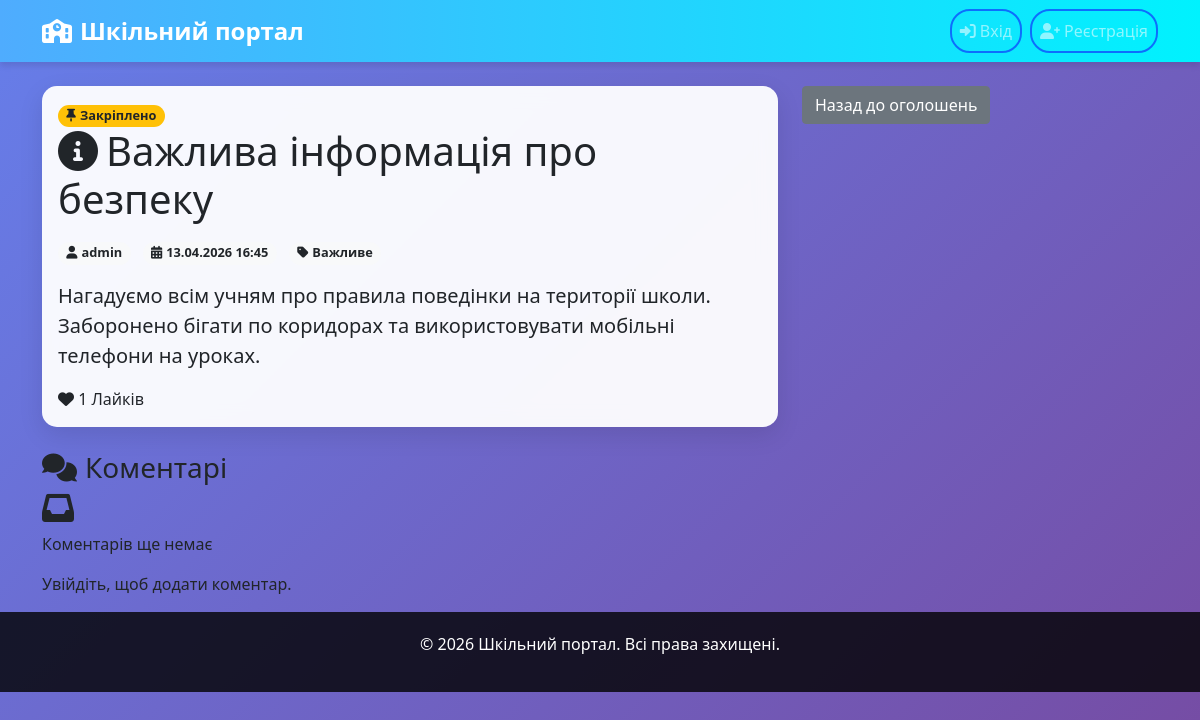
Page /announcements/16/ on the committed database.
### announcements/models.py (models this page shows, shortened)
class Announcement(models.Model):
    title = models.CharField(max_length=200)
    content = models.TextField()
    category = models.ForeignKey(Category, on_delete=models.CASCADE)
    author = models.ForeignKey(User, on_delete=models.CASCADE)
    created_at = models.DateTimeField(auto_now_add=True)
    updated_at = models.DateTimeField(auto_now=True)
    end_date = models.DateField(null=True, blank=True)
    is_pinned = models.BooleanField(default=False)
    file = models.FileField(upload_to='announcements/', blank=True, null=True)
    image = models.ImageField(upload_to='announcements/images/', blank=True, null=True, verbose_name='Зображення')
    class Meta:
        ordering = ['-is_pinned', '-created_at']

class Category(models.Model):
    name = models.CharField(max_length=100, unique=True)
    description = models.TextField(blank=True)

### announcements/views.py (the view)
# urls.py: path('<int:pk>/', views.announcement_detail, name='announcement_detail'),
def announcement_detail(request, pk):
    announcement = get_object_or_404(Announcement, pk=pk)
    comments = announcement.comments.all().order_by('-created_at')
    comment_form = CommentForm()
    liked = False
    if request.user.is_authenticated:
        liked = announcement.likes.filter(user=request.user).exists()
    context = {
        'announcement': announcement,
        'comments': comments,
        'comment_form': comment_form,
        'is_admin': request.user.is_authenticated and request.user.groups.filter(name='Admin').exists(),
        'liked': liked,
    }
    return render(request, 'announcements/detail.html', context)

### announcements/templates/announcements/detail.html (shortened to what this page needs)
{% extends 'announcements/base.html' %}
{% block content %}
<div class="row">
    <div class="col-md-8">
        <div class="card announcement-card">
            <div class="card-body">
                {% if announcement.is_pinned %}
                    <span class="badge bg-warning text-dark"><i class="fas fa-thumbtack me-1"></i>Закріплено</span>
                {% endif %}
                <h1 class="card-title mb-3"><i class="fas fa-info-circle me-2"></i>{{ announcement.title }}</h1>
                <div class="mb-3">
                    <span class="badge bg-light text-dark me-2"><i class="fas fa-user me-1"></i>{{ announcement.author.username }}</span>
                    <span class="badge bg-light text-dark me-2"><i class="fas fa-calendar-alt me-1"></i>{{ announcement.created_at|date:"d.m.Y H:i" }}</span>
                    <span class="badge bg-light text-dark"><i class="fas fa-tag me-1"></i>{{ announcement.category.name }}</span>
                </div>
                <p class="card-text fs-5">{{ announcement.content }}</p>
                <div class="mt-3">
                    <span class="like-btn {% if liked %}liked{% endif %}" id="like-btn" data-liked="{{ liked|yesno:'true,false' }}" data-url="{% url 'toggle_like' announcement.pk %}">
                        <i class="fas fa-heart"></i> <span id="like-count">{{ announcement.likes.count }}</span> Лайків
                    </span>
                </div>
            </div>
        </div>
        <div class="mt-4">
            <h3><i class="fas fa-comments me-2"></i>Коментарі</h3>
            {% if comments %}
                {% for comment in comments %}
                    <div class="card mb-2">
                        <div class="card-body">
                            <p class="card-text">{{ comment.content }}</p>
                            <small class="text-muted">
                                {{ comment.author.username }} | {{ comment.created_at|date:"d.m.Y H:i" }}
                            </small>
                        </div>
                    </div>
                {% endfor %}
            {% else %}
                <div class="empty-state">
                    <i class="fas fa-inbox fa-2x mb-2"></i><br>
                    Коментарів ще немає
                </div>
            {% endif %}
            {% if user.is_authenticated %}
                <div class="card mt-3">
                    <div class="card-body">
                        <h5>Додати коментар</h5>
                        <form method="post" action="{% url 'add_comment' announcement.pk %}">
                            {% csrf_token %}
                            <div class="mb-3">
                                {{ comment_form.content }}
                            </div>
                            <button type="submit" class="btn btn-primary">
                                <i class="fas fa-comment me-1"></i>Додати коментар
                            </button>
                        </form>
                    </div>
                </div>
            {% else %}
                <p class="mt-3">Увійдіть, щоб додати коментар.</p>
            {% endif %}
        </div>
    </div>
    <div class="col-md-4">
        <a href="{% url 'announcement_list' %}" class="btn btn-secondary mb-3">Назад до оголошень</a>
    </div>
</div>
{% endblock %}

### static/announcements/css/style.css (style rules this page uses)
body { background: linear-gradient(135deg, #667eea 0%, #764ba2 100%); min-height: 100vh; font-family: 'Segoe UI', Tahoma, Geneva, Verdana, sans-serif; }
.card { border: none; border-radius: 15px; box-shadow: 0 8px 25px rgba(0, 0, 0, 0.1); transition: transform 0.3s ease, box-shadow 0.3s ease; background: rgba(255, 255, 255, 0.95); backdrop-filter: blur(10px); }
.badge { border-radius: 20px; font-size: 0.8rem; }
.card { animation: fadeIn 0.5s ease-out; }

### rows in the picture
Announcement: title "Важлива інформація про безпеку", author.username "admin", created_at "13.04.2026 16:45", category.name "Важливе", content "Нагадуємо всім учням про правила поведінки на території школи. Заборонено бігати по коридорах та використовувати мобільні телефони на уроках.", likes.count "1"
